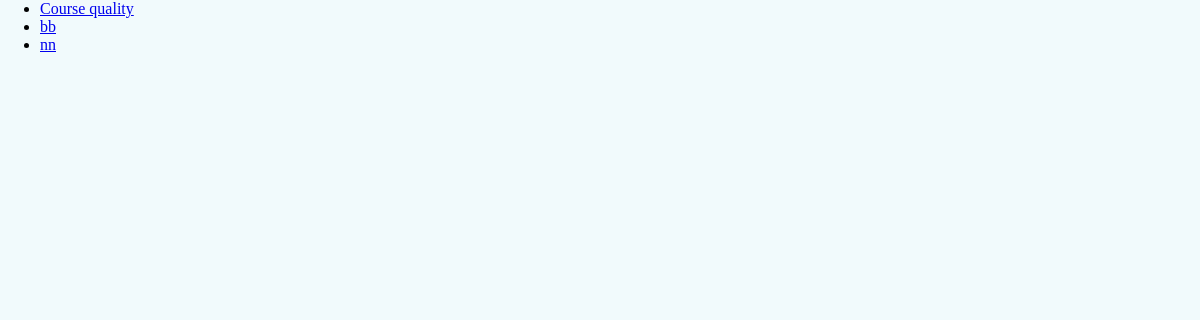
/polls/, run on an earlier commit of the app's database.
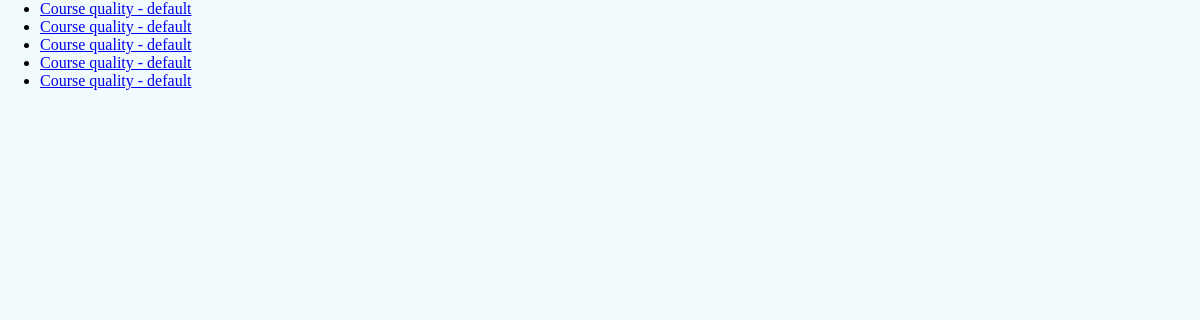
And on a later commit of the database.
### polls/models.py (models this page shows, shortened)
class Poll(models.Model):
    poll_name = models.CharField(max_length=200)
    pub_date = models.DateTimeField('date published')
    open_date = models.DateTimeField()
    close_date = models.DateTimeField()
    teachers = models.ForeignKey(Teaches, on_delete=models.CASCADE, null=True, default=None)
    is_from_default = models.BooleanField(default=True)
    def was_published_recently(self):
        now = timezone.now()
        return now - datetime.timedelta(days=1) <= self.pub_date <= now
    def create_similar(modeladmin, request, queryset):
        for p in queryset:
            p1 = p.copy()
    create_similar.short_discription = "Create copies of selected polls"
    was_published_recently.admin_order_field = 'pub_date'
    was_published_recently.boolean = True
    was_published_recently.short_description = 'Published recently?'

### polls/views.py (the view)
# urls.py: path('', views.IndexView.as_view(), name='index'),
class IndexView(generic.ListView):
    template_name = 'polls/index.html'
    context_object_name = 'latest_question_list'
    def get_queryset(self):
        return Poll.objects.filter(
            pub_date__lte=timezone.now()
        ).order_by('-pub_date')[:5]

### polls/templates/polls/index.html
{% load static %}
<link rel="stylesheet" href="{% static 'polls/style.css' %}">
{% if latest_question_list %}
    <ul>
    {% for poll in latest_question_list %}
        <li><a href="/polls/{{ poll.id }}/">{{ poll.poll_name }}</a></li>
        {% endfor %}
    </ul>
{% else %}
    <p>No polls are available.</p>
{% endif %}

### polls/static/style.css (style rules this page uses)
* { box-sizing: border-box; }

What changed in the data, as far as the page shows it:
no longer on this page (row edited): Poll: poll_name "Course quality"
no longer on this page (row edited): Poll: poll_name "bb"
no longer on this page (row edited): Poll: poll_name "nn"
added Poll: poll_name "Course quality - default"
added Poll: poll_name "Course quality - default"
added Poll: poll_name "Course quality - default"
added Poll: poll_name "Course quality - default"
added Poll: poll_name "Course quality - default"
